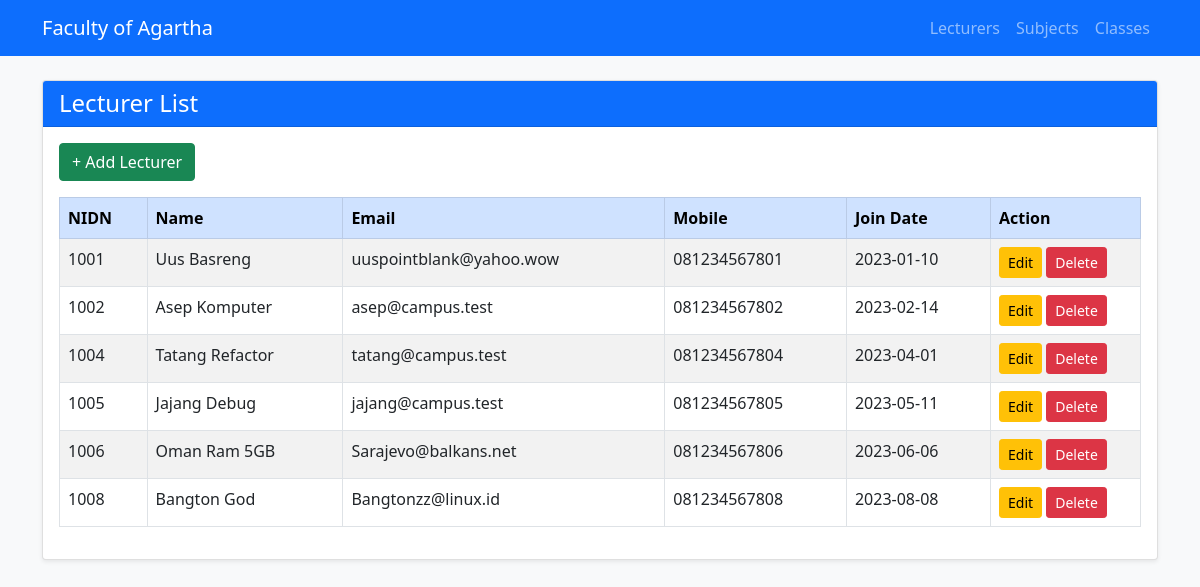
The app's page /Project/index.php with its own data.
### tables this page shows
CREATE TABLE IF NOT EXISTS `lecturers` (
  `id` int NOT NULL AUTO_INCREMENT,
  `nidn` varchar(20) NOT NULL,
  `name` varchar(255) NOT NULL,
  `email` varchar(255) NOT NULL,
  `mobile` varchar(20) NOT NULL,
  `join_date` date DEFAULT NULL,
  PRIMARY KEY (`id`),
  UNIQUE KEY `nidn` (`nidn`)
);

### Project/controller/LecturerCon.php (called while the page is built, shortened)
<?php
require_once __DIR__ . '/../model/Lecturer.php';
class LecturerCon {
    private $model;
    public function __construct($conn) {
        $this->model = new Lecturer($conn);
    }
    public function index() {
        $lecturers = $this->model->getAll();
        include __DIR__ . '/../view/lecturer/index.php';
    }
}

### Project/model/Lecturer.php (called while the page is built, shortened)
<?php
class Lecturer {
    private $conn;
    private $table = "lecturers";
    public function __construct($conn) {
        $this->conn = $conn;
    }
    public function getAll() {
        return $this->conn->query("SELECT * FROM {$this->table}");
    }
}

### Project/view/Lecturer/index.php (the view)
<?php include __DIR__ . '/../layout/header.php'; ?>
<div class="card shadow-sm">
    <div class="card-header bg-primary text-white">
        <h4 class="mb-0">Lecturer List</h4>
    </div>
    <div class="card-body">
        <a href="index.php?action=lecturer_create" class="btn btn-success mb-3">+ Add Lecturer</a>
        <table class="table table-striped table-bordered">
            <thead class="table-primary">
                <tr>
                    <th>NIDN</th>
                    <th>Name</th>
                    <th>Email</th>
                    <th>Mobile</th>
                    <th>Join Date</th>
                    <th width="150px">Action</th>
                </tr>
            </thead>
            <tbody>
                <?php while ($row = $lecturers->fetch_assoc()) { ?>
                    <tr>
                        <td><?= $row['nidn'] ?></td>
                        <td><?= $row['name'] ?></td>
                        <td><?= $row['email'] ?></td>
                        <td><?= $row['mobile'] ?></td>
                        <td><?= $row['join_date'] ?></td>
                        <td>
                            <a href="index.php?action=lecturer_edit&id=<?= $row['id'] ?>" class="btn btn-warning btn-sm">Edit</a>
                            <a href="index.php?action=lecturer_delete&id=<?= $row['id'] ?>"
                                class="btn btn-danger btn-sm"
                                onclick="return confirm('Yakin mau hapus lecturer ini?')">
                                Delete
                                </a>
                        </td>
                    </tr>
                <?php } ?>
            </tbody>
        </table>
    </div>
</div>
<?php include __DIR__ . '/../layout/footer.php'; ?>

### Project/index.php (shortened to what this page needs)
<?php
require_once __DIR__ . "/config/connection.php";
require_once __DIR__ . "/controller/LecturerCon.php";
$db = new Database();
$conn = $db->connect();
$action = $_GET['action'] ?? 'lecturers';
switch ($action) {
    case 'lecturers':
        $controller = new LecturerCon($conn);
        $controller->index();
        break;
}

### Project/view/layout/header.php (shortened to what this page needs)
<!DOCTYPE html>
<html>
<head>
    <link href="assets/bootstrap.min.css" rel="stylesheet">
</head>
<body class="bg-light">
<nav class="navbar navbar-expand-lg navbar-dark bg-primary mb-4">
  <div class="container">
    <a class="navbar-brand" href="index.php?action=lecturers">Faculty of Agartha</a>
    <div class="collapse navbar-collapse">
      <ul class="navbar-nav ms-auto">
        <li class="nav-item">
            <a class="nav-link" href="index.php?action=lecturers">Lecturers</a>
        </li>
        <li class="nav-item">
            <a class="nav-link" href="index.php?action=subjects">Subjects</a>
        </li>
        <li class="nav-item">
            <a class="nav-link" href="index.php?action=classes">Classes</a>
        </li>
      </ul>
    </div>
  </div>
</nav>
<div class="container">

### Project/view/layout/footer.php (shortened to what this page needs)
</div>
</body>
</html>

### records on screen
lecturers: nidn "1001", name "Uus Basreng", email "uuspointblank@yahoo.wow", mobile "081234567801", join_date "2023-01-10"
lecturers: nidn "1002", name "Asep Komputer", email "asep@campus.test", mobile "081234567802", join_date "2023-02-14"
lecturers: nidn "1004", name "Tatang Refactor", email "tatang@campus.test", mobile "081234567804", join_date "2023-04-01"
lecturers: nidn "1005", name "Jajang Debug", email "jajang@campus.test", mobile "081234567805", join_date "2023-05-11"
lecturers: nidn "1006", name "Oman Ram 5GB", email "Sarajevo@balkans.net", mobile "081234567806", join_date "2023-06-06"
lecturers: nidn "1008", name "Bangton God", email "Bangtonzz@linux.id", mobile "081234567808", join_date "2023-08-08"
